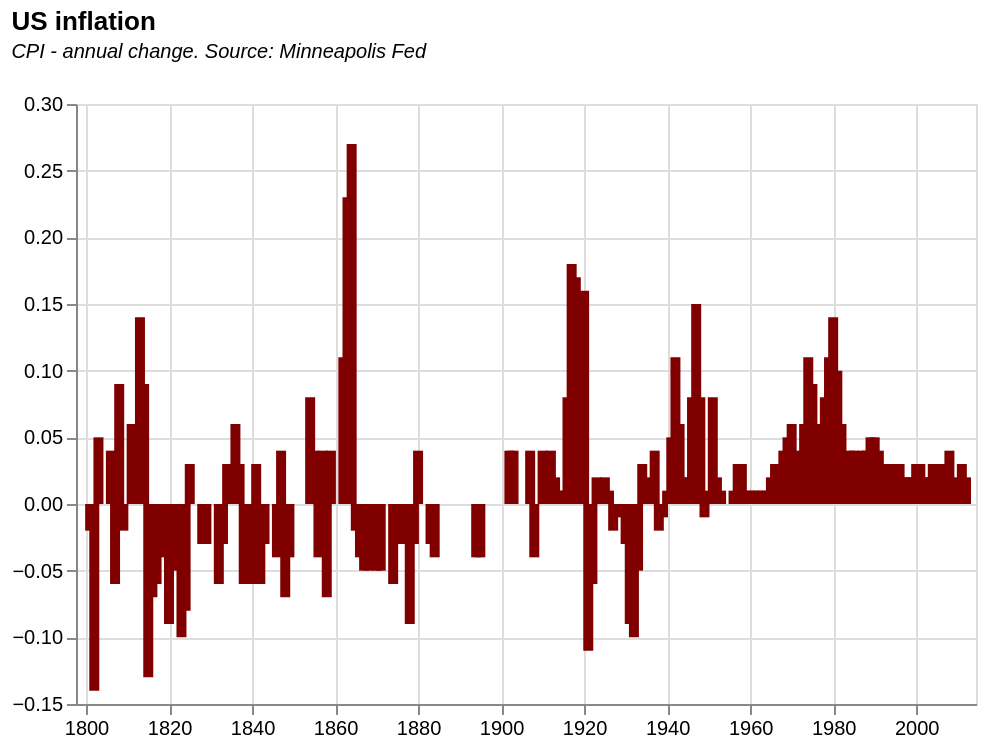

Describe this chart as a Vega-Lite specification.
### Vega-Lite specification from a JSON file in a GitHub repository (floating-point values rounded to 4 significant figures; data arrays with more than 128 entries replaced by an {"elided": "..."} marker saying what was removed)
{"$schema": "https://vega.github.io/schema/vega-lite/v5.json", "title": {"text": "US inflation", "subtitle": ["CPI - annual change. Source: Minneapolis Fed", ""], "subtitleFontStyle": "italic", "subtitleFontSize": 10, "dx": 0, "dy": 0, "anchor": "start", "color": "black"}, "width": 450, "height": 300, "data": {"values": {"elided": "223 records"}, "format": {"parse": {"year": "date"}}}, "mark": {"type": "bar", "color": "rgb(128,0,0)", "strokeWidth": 2, "opacity": 1}, "encoding": {"x": {"field": "year", "type": "temporal", "title": null}, "y": {"field": "change", "type": "quantitative", "title": null}}}
